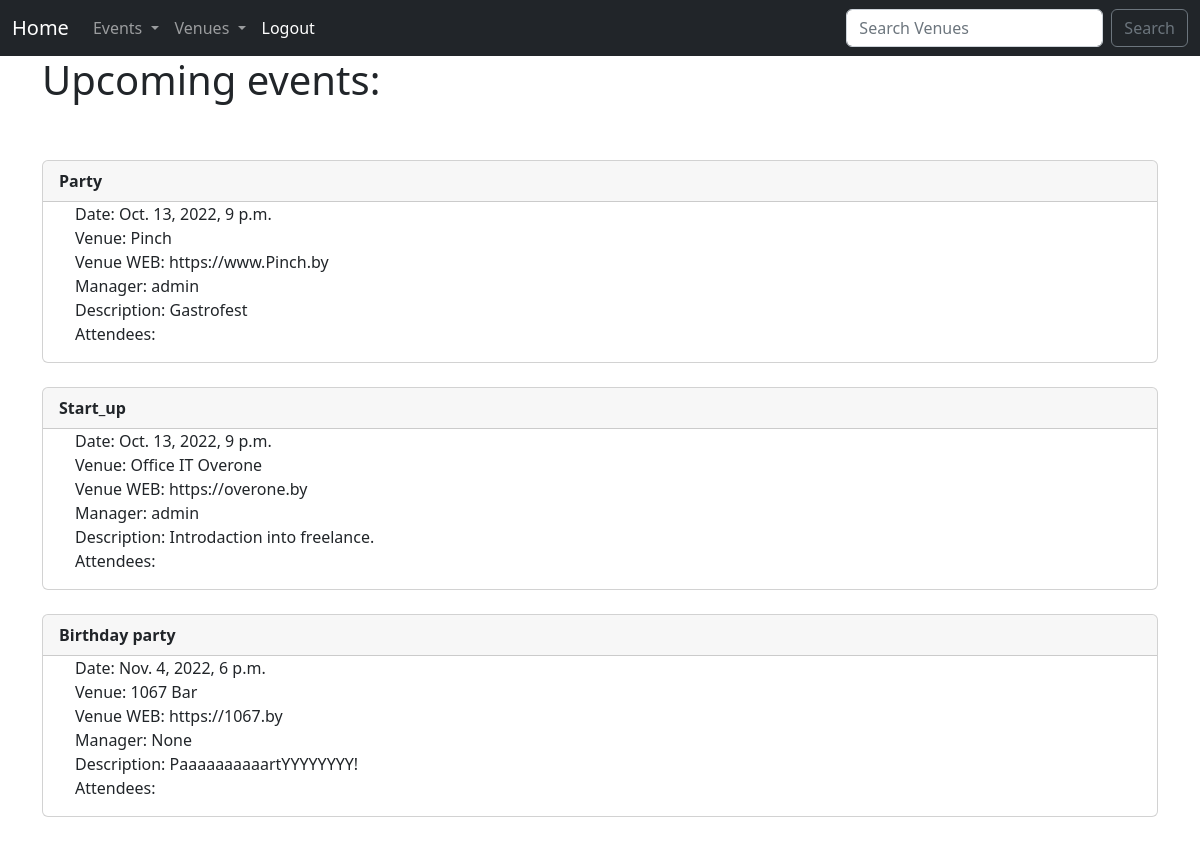
Screenshot of / (signed in) with the database file from the repository.
### events/models.py (models this page shows, shortened)
class Event(models.Model):
    name = models.CharField('Event Name', max_length=120)
    event_date = models.DateTimeField('Event Date')
    venue = models.ForeignKey(Venue, blank=True, null=True, on_delete=models.CASCADE)
    manager = models.ForeignKey(User, blank=True, null=True, on_delete=models.SET_NULL)
    description = models.TextField(blank=True)
    attendees=models.ManyToManyField(MyclubUser, blank=True)
    def caps(self):
        return str(self.name).capitalize()

class Venue(models.Model):
    name = models.CharField('Venue Name', max_length=120)
    address = models.CharField(max_length=300)
    zip_code = models.CharField('Zip Code', max_length=15, blank=True)
    phone = models.CharField('Contact Phone', max_length=25)
    web = models.URLField('Website Address', blank=True)
    email_address = models.EmailField('Email Address', blank=True)
    owner = models.IntegerField("Venue Owner", blank=False, default=1)
    def __str__(self):
        return self.name

### events/views.py (the view)
    def wrapper(*args, **kwargs):
        if args[0].user.is_authenticated:
            res = f(*args, **kwargs)
            return res
        else:
            return redirect('login')

### events/views.py (called while the page is built)
def authenticated(f):
    def wrapper(*args, **kwargs):
        if args[0].user.is_authenticated:
            res = f(*args, **kwargs)
            return res
        else:
            return redirect('login')
    return wrapper

@authenticated
def home(request):
    name = request.user
    events = Event.objects.all().order_by('event_date', 'name')
    event_list=[]
    for event in events:
        if event.event_date>timezone.now():
            event_list.append(event)
    context= {'name':name}
    if event_list:
        try:
            context['event_list'] = event_list[:3]
        except IndexError:
            context['event_list'] = event_list
    return render(request, 'events/home.html', context)

### events/templates/events/home.html (shortened to what this page needs)
{% extends 'events/base.html' %}
{% block content %}
    <h1>Upcoming events:</h1>
    <br></br>
    {% for event in event_list %}
        <div class="card" >
  <div class="card-header">
    <strong>{{event.caps}}</strong>
  </div>
  <ul>
    <li class="list-group-item">Date: {{event.event_date}}</li>
        <li class="list-group-item">Venue: {{event.venue}}</li>
        <li class="list-group-item">Venue WEB: {{event.venue.web}}</li>
        <li class="list-group-item">Manager: {{event.manager}}</li>
        <li class="list-group-item">Description: {{event.description}}</li>
        <li class="list-group-item">Attendees:
  </ul>
</div>
<br>
{% endfor %}
{% endblock %}

### rows the page displays
Event: caps "Party", event_date "Oct. 13, 2022, 9 p.m.", venue "Pinch", venue.web "https://www.Pinch.by", manager "admin", description "Gastrofest"
Event: caps "Start_up", event_date "Oct. 13, 2022, 9 p.m.", venue "Office IT Overone", venue.web "https://overone.by", manager "admin", description "Introdaction into freelance."
Event: caps "Birthday party", event_date "Nov. 4, 2022, 6 p.m.", venue "1067 Bar", venue.web "https://1067.by", manager "None", description "PaaaaaaaaaartYYYYYYYY!"
